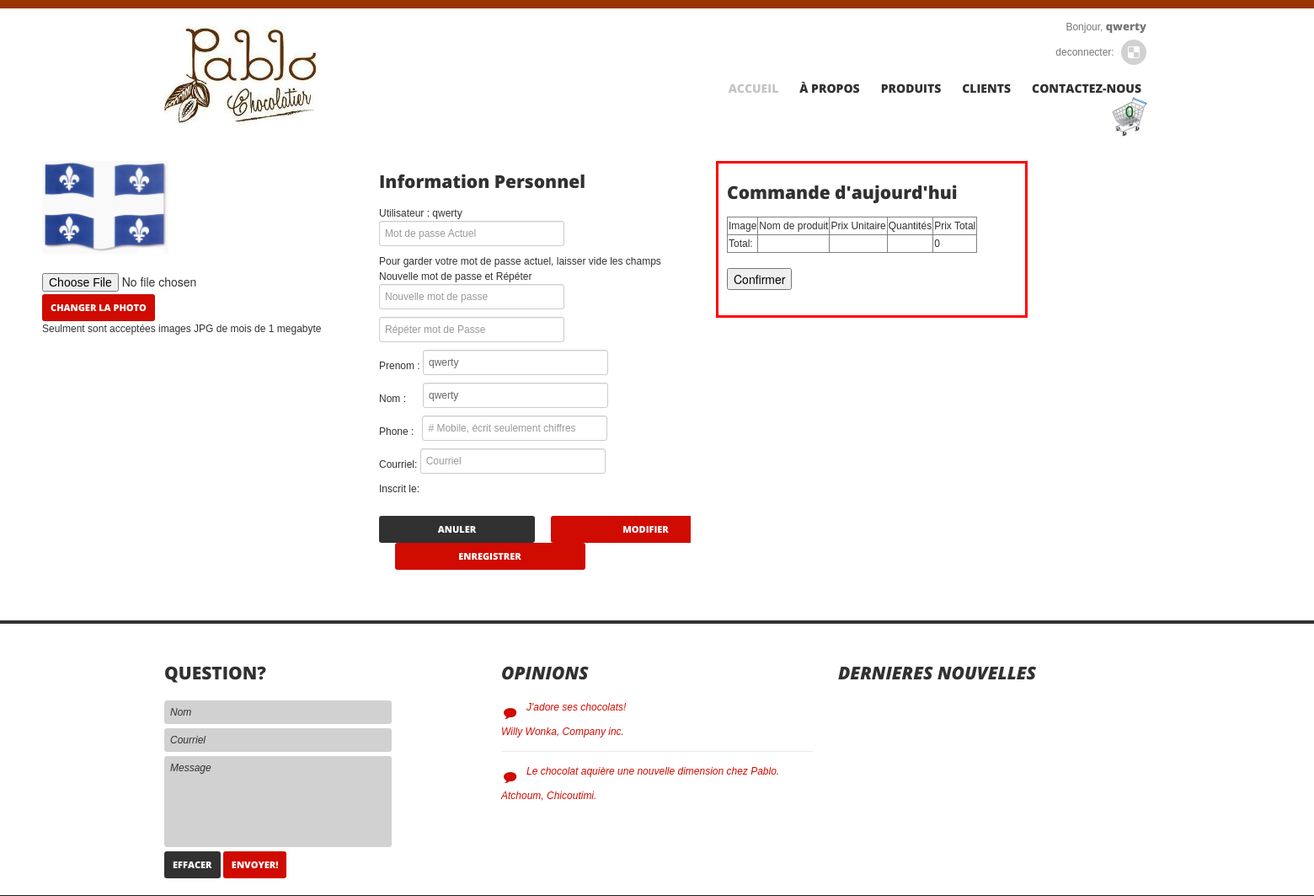
/index.php?page=clients (signed in), run on the app's committed database.
### tables this page shows
CREATE TABLE IF NOT EXISTS `customers` (
  `CustomerID` int(11) NOT NULL AUTO_INCREMENT,
  `Username` varchar(60) NOT NULL,
  `Password` varchar(60) NOT NULL,
  `Phone` varchar(15) NOT NULL,
  `Email` varchar(255) DEFAULT NULL,
  `FirstName` varchar(60) DEFAULT NULL,
  `LastName` varchar(60) DEFAULT NULL,
  `RegisterDate` date DEFAULT NULL,
  PRIMARY KEY (`CustomerID`),
  UNIQUE KEY `Username` (`Username`)
);

### Includes/clients.php (the view, shortened to what this page needs)
<?php
$mySqli = new mysqli($DB_HOST, $DB_USER, $DB_PASS, $DB_NAME);
$nom =$_SESSION["login"];
$query = "SELECT * FROM customers WHERE Username =  '". $nom."'";
$result = $mySqli->query($query);
if($result->num_rows ==1){
    $ligne = $result->fetch_assoc();
    $Utilisateur = " ".$ligne["Username"];
    $Phone       = $ligne["Phone"];
    $Email       = $ligne["Email"];
    $FirstName   = $ligne["FirstName"];
    $LastName    = $ligne["LastName"];
    $Created     = $ligne["RegisterDate"];
}
?>
<div class="container-fluid">
  <div class="span12">
    <div class="row">
      <div class="span4">
        <?php include ("ChargerImage.php");
              if (file_exists("img/profile/".$_SESSION["login"].".jpg"))
              {
                  $dir = "img/profile/".$_SESSION["login"].".jpg";
              }
              else
              {
                  $dir = "";
              }
        ?>
          <img id="profileImage" BorderStyle="Double" width="150" height="150"
               ImageAlign="Middle" title="Selectionez votre photo" src="<?= $dir ?>"/>
          <br />
          <br />
        <form id="ChargerPhoto" action=# enctype="multipart/form-data" method="POST">
            <fieldset>
                  <p>
                    <input name="fichier" type="file" id="fichier_a_uploader" /><br />
                    <input type="submit" name="profile" value="Changer la photo" class="btn send_btn"/>
                    <br/> Seulment sont acceptées images JPG de mois de 1 megabyte
                  </p>
              </fieldset>
        </form>
      </div>
      <div class="span4">
          <h2>Information Personnel</h2>
        <form id='frmModifier' method="POST" action="#">
            Utilisateur :<?= $Utilisateur?><br/>
            <input id='txtEdPass'  name='txtEdPass'  type="password" maxlength="40" placeholder="Mot de passe Actuel" />
            <div id="msgPass">Pour garder votre mot de passe actuel, laisser vide les champs Nouvelle mot de passe et Répéter </div>
            <input id='txtEdPassword'  name='txtEdPassword'  type="password" maxlength="40" placeholder="Nouvelle mot de passe" />
            <input id='txtEdPassword2'  name='txtEdPassword2'  type="password" maxlength="40" placeholder="Répéter mot de Passe" /><br />
            Prenom :&nbsp;<input id='txtEdFirstname'  value="<?= $FirstName ?>" name='txtEdFirstname' type="text"     maxlength="40" placeholder="Prénom" onkeypress="return validerTexte(event)"/>
            <br/>Nom : &nbsp;&nbsp;&nbsp;&nbsp;&nbsp;<input id='txtEdLastname'  value="<?= $LastName ?>" name='txtEdLastname'  type="text"     maxlength="40" placeholder="Nom" onkeypress="return validerTexte(event)"   />
            <br/>Phone :&nbsp;&nbsp;&nbsp;<input id='txtEdPhone'  value="<?= $Phone ?>" name='txtEdPhone'     type="number"   maxlength="40" placeholder="# Mobile, écrit seulement chiffres" onkeypress="return Valider(event)" />
            <br/>Courriel:&nbsp;<input id='txtEdEmail'  value="<?= $Email ?>" name='txtEdemail'     type="email"    maxlength="40" placeholder="Courriel" />
            <br/>Inscrit le: &nbsp;<label id='EdCreated'  name='created'     ><?= $Created ?></label>
            <br />
            <div class="action_btns">
                <div class="one_half" id='btnAnuler'><a href="#" class="btn dark_btn" onclick="refresh();"> Anuler</a></div>
                <div class="one_half last"><input onclick="Modifier();" class="btn send_btn" id="cmdModifier" value="Modifier" /></div>
                <div class="one_half last"><input onclick="SubmitRegisterFormIfVal();" class="btn send_btn" id="cmdEnregistrer" value="Enregistrer" /></div>
            </div>
        </form>
      </div>
        <div class="span4">
            <div style="border:3px solid red; padding:10px;">
                <h2>Commande d'aujourd'hui</h2>
                <?php include("Includes/ViewCart.php"); ?>
            </div>
      </div>
    </div>
  </div>
</div>

### css/theme.css (style rules this page uses)
a, input, select, textarea { outline:none !important; }
body { overflow-x:hidden; }
img { outline:0; vertical-align:top; }
[class*="span"] img, [class*="span"] iframe { max-width:100%; }

### Includes/login/LoginPopup.css (style rules this page uses)
.one_half { width:50%; display: block; float:left; }
.one_half.last { width:45%; margin-left:5%; }
.action_btns { clear:both; overflow: hidden; }
.action_btns a { display: block; }

### data on the page
customers: Username "qwerty", txtEdFirstname "qwerty", txtEdLastname "qwerty"

### other printed values
$_SESSION["login"] "qwerty"
$_SESSION["Basket"]->GetDiffProductCount() "0"
$totalPrice "0"
